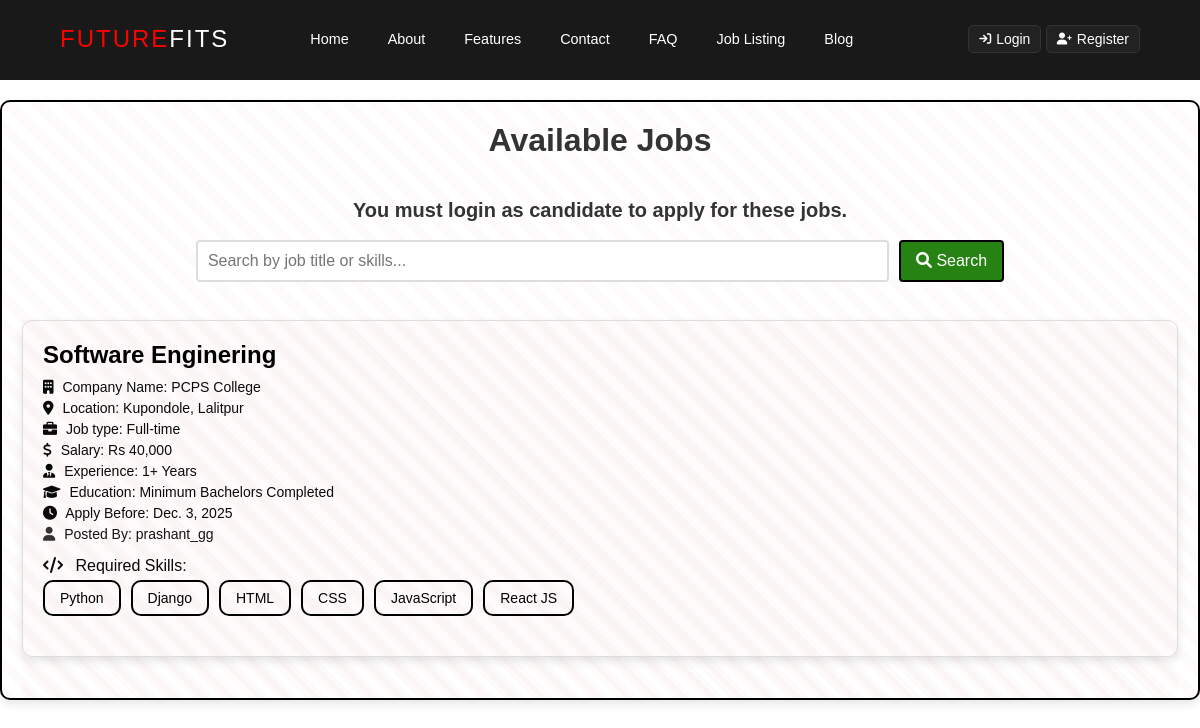
Page /job-listing on the earlier database version.
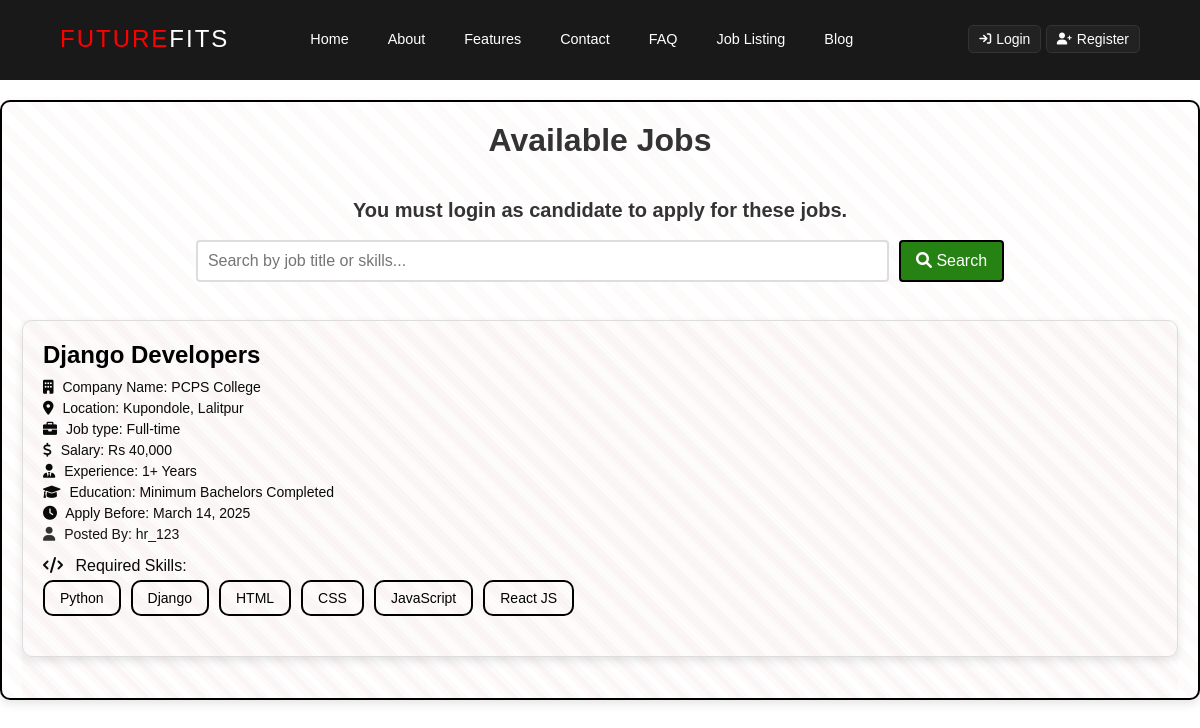
Same page on the later database version.
### JRS/models.py (models this page shows, shortened)
class Job(models.Model):
    JOB_TYPES = (
        ('Full-time', 'Full-time'),
        ('Part-time', 'Part-time'),
        ('Internship', 'Internship'),
        ('Contract', 'Contract'),
        ('Freelance', 'Freelance'),
    )
    title = models.CharField(max_length=255)
    description = models.TextField()
    company = models.CharField(max_length=255)
    location = models.CharField(max_length=255)
    job_type = models.CharField(max_length=50, choices=JOB_TYPES)
    salary = models.CharField(max_length=255)
    experience = models.CharField(max_length=255)
    skills = models.CharField(max_length=255)
    education = models.CharField(max_length=255)
    deadline = models.DateField()
    posted_by = models.ForeignKey('HR', on_delete=models.CASCADE)
    created_at = models.DateTimeField(auto_now_add=True)
    updated_at = models.DateTimeField(auto_now=True)
    def skill_list(self):
        return [skill.strip() for skill in self.skills.split(',')] if self.skills else []

class HR(models.Model):
    user = models.OneToOneField(User, on_delete=models.CASCADE)
    first_name = models.CharField(max_length=255, null=False, blank=False, default="HR")
    last_name = models.CharField(max_length=255, null=False, blank=False, default="User")
    username = models.CharField(max_length=255, unique=True)
    email = models.EmailField(unique=True, default='default@email.com')
    profile_picture = models.ImageField(upload_to="profile_pictures/", default="profile_pictures/default.png")
    def __str__(self):
        return self.username

### JRS/views.py (the view)
# urls.py: path('job-listing', views.job_listing, name='job_listing'),
@never_cache
def job_listing(request):
    search_query = request.GET.get('search', '')
    if search_query:
        jobs = Job.objects.filter(
            title__icontains=search_query
        ) | Job.objects.filter(
            skills__icontains=search_query
        )
    else:
        jobs = Job.objects.all()
    return render(request, 'JRS/job_listing.html', {'jobs': jobs})

### JRS/context_processors.py (called while the page is built)
def hr_profile(request):
    hr = None
    if request.user.is_authenticated:
        try:
            hr = HR.objects.get(user=request.user)
        except HR.DoesNotExist:
            pass
    return {'hr': hr}

def candidate_profile(request):
    candidate = None
    if request.user.is_authenticated:
        try:
            candidate = Candidate.objects.get(user=request.user)
        except Candidate.DoesNotExist:
            pass
    return {'candidate': candidate}

### JRS/templates/JRS/job_listing.html (shortened to what this page needs)
{% extends "JRS/base.html" %}
{% load static %}
{% block inlinecss %}
<link href="{% static 'JRS/css/job_listing.css' %}" rel="stylesheet">
{% endblock inlinecss %}
{% block main %}
<div class="job-list-container">
    <h1 class="text-center">Available Jobs</h1>
    <p style="text-align: center; font-size: 20px; color: #333333; font-weight: 600;">
        You must login as candidate to apply for these jobs.
    </p>
    <br>
    <div class="search-bar">
        <form method="GET" action="{% url 'JRS:job_listing' %}">
            <input type="text" name="search" placeholder="Search by job title or skills..." value="{{ request.GET.search }}">
            <button type="submit"><i class="fa-solid fa-search"></i> Search</button>
        </form>
    </div>
    <br>
    {% if jobs %}
    <div class="job-list">
        {% for job in jobs %}
            <div class="job-card">
                <h3 class="job-title">{{ job.title }}</h3>
                <p class="company-name"><i class="fa-solid fa-building"></i> Company Name: {{ job.company }}</p>
                <p class="job-location"><i class="fa-solid fa-map-marker-alt"></i> Location: {{ job.location }}</p>
                <p class="job-type"><i class="fa-solid fa-briefcase"></i> Job type: {{ job.job_type | capfirst }}</p>
                <p class="salary"><i class="fa-solid fa-dollar-sign"></i> Salary: {{ job.salary }}</p>
                <p class="experience"><i class="fa-solid fa-user-tie"></i> Experience: {{ job.experience }}</p>
                <p class="education"><i class="fa-solid fa-graduation-cap"></i> Education: {{ job.education }}</p>
                <p class="deadline"><i class="fa-solid fa-clock"></i> Apply Before: {{ job.deadline }}</p>
                <p class="posted-by"><i class="fa-solid fa-user"></i> Posted By: {{ job.posted_by }}</p>
                <div class="skills">
                    <i class="fa-solid fa-code"></i> Required Skills:
                    <ul class="skill-list">
                        {% for skill in job.skill_list %}
                            <li>{{ skill }}</li>
                        {% empty %}
                            <li>No skills listed</li>
                        {% endfor %}
                    </ul>
                </div>
            </div>
        {% endfor %}
    </div>
    {% else %}
        <p class="no-jobs">No jobs available at the moment.</p>
    {% endif %}
</div>
{% endblock main %}

### JRS/templates/JRS/base.html (shortened to what this page needs)
<!DOCTYPE html>
<html lang="en">
<head>
    {% block inlinecss %}{% endblock inlinecss %}
    <link href="https://cdnjs.cloudflare.com/ajax/libs/font-awesome/6.0.0-beta3/css/all.min.css" rel="stylesheet">
    {% load static %}
</head>
<body>
    {% block navbar %}
    <header>
      <nav>
        <div class="logo">Future<span>Fits</span></div>
        <ul class="nav-links" id="nav-links">
          <li><a href='{% url "JRS:startpage" %}'>Home</a></li>
          <li><a href="{% url "JRS:aboutpage" %}">About</a></li>
          <li><a href="{% url "JRS:featurepage" %}">Features</a></li>
          <li><a href="{% url "JRS:contactpage" %}">Contact</a></li>
          <li><a href="{% url "JRS:faqpage" %}">FAQ</a></li>
          <li><a href="{% url "JRS:job_listing" %}">Job Listing</a></li>
          <li><a href="{% url "JRS:blogpage" %}">Blog</a></li>
  <ul class="login-register">
    <li class="dropdown">
      <a href="" class="dropbtn" style="background-color: #222; color: white; font-size: 14px; padding: 5px 10px; border: 1px solid #333; border-radius: 5px; text-decoration: none; display: flex; align-items: center; gap: 5px;">
        <i class="fa fa-sign-in" style="font-size: 12px;"></i> Login
      </a>
    </li>
    <li class="dropdown">
      <a href="" class="dropbtn" style="background-color: #222; color: white; font-size: 14px; padding: 5px 10px; border: 1px solid #333; border-radius: 5px; text-decoration: none; display: flex; align-items: center; gap: 5px;">
        <i class="fa fa-user-plus" style="font-size: 12px;"></i> Register
      </a>
    </li>
  </ul>
</ul>
      </nav>
    </header>
    {% endblock navbar %}
    {% block main %}
    {% endblock main %}
</body>
</html>

### JRS/static/JRS/CSS/job_listing.css (style rules this page uses)
:root { --primary-color: #ff5733; --secondary-color: #8e44ad; --accent-color: #f1c40f; --text-color: #333; --background-color: rgba(255, 255, 255, 0.85); --scrollbar-bg: rgba(0, 0, 0, 0.1); --font-family: "Poppins", sans-serif; }
* { margin: 0; padding: 0; box-sizing: border-box; }
html { overflow-x: hidden; }
body { font-family: var(--font-family); background: #fff; color: var(--text-color); }
header { position: fixed; top: 0; left: 0; right: 0; z-index: 1000; background: rgb(0, 0, 0, 0.9); border-bottom: 2px solid transparent; }
nav { max-width: 1200px; margin: 0 auto; display: flex; align-items: center; padding: 10px 5%; }
.logo { color: red; font-size: 1.5em; text-transform: uppercase; letter-spacing: 2px; z-index: 1100; margin-right: 5%; }
.logo span { color: #fff; }
.nav-links { list-style: none; display: flex; align-items: center; flex-grow: 1; }
.nav-links li { margin-left: 20px; }
.nav-links .login-register { margin-left: auto; }
.nav-links .login-register li { margin-left: 0; }
.nav-links a { color: #fff; text-decoration: none; font-size: 0.9em; transition: color 0.3s ease; padding: 10px 15px; border-radius: 5px; }
.nav-links { position: fixed; background: rgba(0, 0, 0, 0.95); height: 100vh; width: 100%; flex-direction: column; align-items: center; justify-content: center; top: 0; transform: translateX(-100%); transition: transform 0.3s ease, opacity 0.3s ease; z-index: 1000; opacity: 0; pointer-events: none; }
.nav-links { list-style: none; display: flex; }
.nav-links li { position: relative; }
.nav-links .dropdown { display: inline-block; }
.nav-links li { margin: 15px 0; }
.nav-links a { font-size: 1em; }
body { font-family: 'Arial', sans-serif; background-color: #ffffff; color: #080808; margin: 0; padding: 0; }
.posted-by { color: #141313; font-size: 14px; margin: 5px 0; }
.posted-by i { color: #333333; margin-right: 5px; }
.job-list-container { max-width: 1450px; max-height: 600px; margin: 0 auto; padding: 20px; border: 2px solid #000000; border-radius: 10px; background: repeating-linear-gradient( 45deg, rgba(223, 6, 6, 0.02), rgba(94, 19, 19, 0.02) 10px, transparent 10px, transparent 20px ); box-shadow: 0px 4px 10px rgba(0, 0, 0, 0.1); margin-top: 100px; overflow-y: scroll; }
.search-bar { text-align: center; margin-bottom: 20px; border: 20%; }
.search-bar input { padding: 10px; width: 60%; font-size: 16px; border: 2px solid #ddd; border-radius: 4px; }
.search-bar button { padding: 10px 15px; margin-left: 5px; font-size: 16px; background-color: #268313; color: white; border: 2px solid black; border-radius: 4px; cursor: pointer; }
h1 { color: #333333; font-size: 32px; font-weight: 700; margin-bottom: 40px; text-align: center; }
.job-list { display: flex; flex-direction: column; gap: 30px; background: repeating-linear-gradient( 45deg, rgba(223, 6, 6, 0.02), rgba(94, 19, 19, 0.02) 10px, transparent 10px, transparent 20px ); }
.job-card { background: repeating-linear-gradient( 45deg, rgba(223, 6, 6, 0.02), rgba(94, 19, 19, 0.02) 10px, transparent 10px, transparent 20px ); border: 1px solid #ddd; border-radius: 10px; padding: 20px; box-shadow: 0px 4px 10px rgba(0, 0, 0, 0.1); transition: all 0.3s ease; margin-bottom: 20px; }
.job-title { color: #000000; font-size: 24px; font-weight: bold; margin-bottom: 10px; }
.company-name, .job-location, .job-type, .salary, .experience, .education, .deadline { color: #0a0a0a; font-size: 14px; margin: 5px 0; }
.company-name i, .job-location i, .job-type i, .salary i, .experience i, .education i, .deadline i { color: #090909; margin-right: 5px; }
.skills { margin-top: 15px; margin-bottom: 15px; }
.skills i { color: #0a0a0a; margin-right: 8px; }
.skill-list { list-style-type: none; padding-left: 0; color: #555555; display: flex; flex-wrap: wrap; gap: 10px; }
.skill-list li { display: inline-block; padding: 8px 15px; margin: 5px 0; border: 2px solid #000000; border-radius: 10px; background-color: transparent; color: #000000; font-size: 14px; cursor: pointer; transition: all 0.3s ease; }
@media screen and (min-width: 1101px) { .nav-links { display: flex; position: relative; height: auto; width: auto; flex-direction: row; background: transparent; justify-content: flex-end; align-items: center; top: 0; transform: none; opacity: 1; pointer-events: auto; transition: none; } }
@media screen and (min-width: 1101px) { .nav-links li { margin-left: 15px; } }
@media screen and (min-width: 1101px) { .nav-links a { padding: 8px 12px; font-size: 0.9em; } }

Differences in the rows shown:
removed Job: title "Software Enginering", company "PCPS College", location "Kupondole, Lalitpur", job_type "Full-time", salary "Rs 40,000", experience "1+ Years", education "Minimum Bachelors Completed", deadline "Dec. 3, 2025", posted_by "prashant_gg", skill_list "Python" "Django" "HTML" "CSS" "JavaScript" "React JS"
added Job: title "Django Developers", company "PCPS College", location "Kupondole, Lalitpur", job_type "Full-time", salary "Rs 40,000", experience "1+ Years", education "Minimum Bachelors Completed", deadline "March 14, 2025", posted_by "hr_123", skill_list "Python" "Django" "HTML" "CSS" "JavaScript" "React JS"
